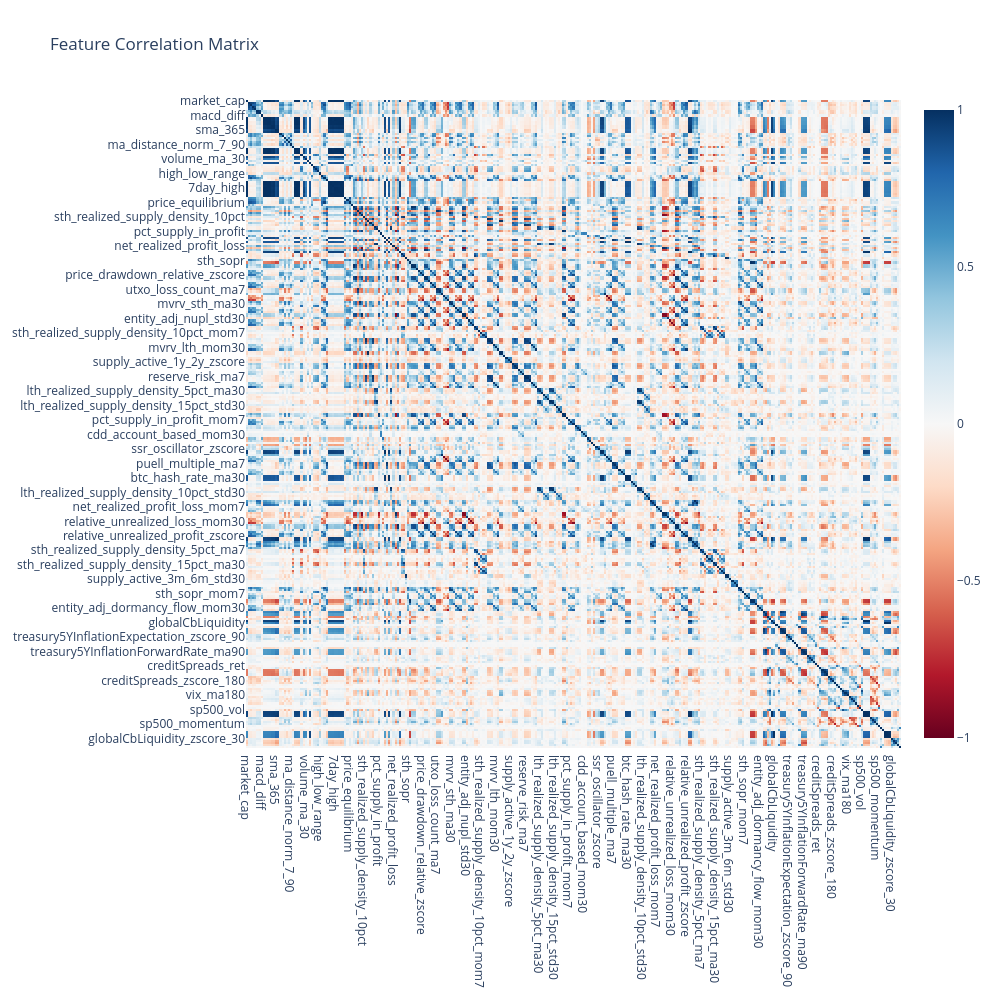

Notebook code for this chart:
### Code cell
# Load data and generate features as usual
model = RegimeSwitchModel('bitcoin', strategy='long-short', train_pct=0.8)
data = model.load_data()
features = model.generate_all_features()

### Figure 1 — Plotly figure (JSON) as saved in the notebook; plotly's stock layout.template omitted (floating-point values rounded to 4 significant figures; data arrays with more than 128 entries replaced by an {"elided": "..."} marker saying what was removed)
{"data": [{"colorscale": [[0, "rgb(103,0,31)"], [0.1, "rgb(178,24,43)"], [0.2, "rgb(214,96,77)"], [0.3, "rgb(244,165,130)"], [0.4, "rgb(253,219,199)"], [0.5, "rgb(247,247,247)"], [0.6, "rgb(209,229,240)"], [0.7, "rgb(146,197,222)"], [0.8, "rgb(67,147,195)"], [0.9, "rgb(33,102,172)"], [1, "rgb(5,48,97)"]], "hoverongaps": false, "text": {"elided": "313x313 float values"}, "type": "heatmap", "x": {"elided": "313 str values"}, "y": {"elided": "313 str values"}, "z": {"elided": "313x313 float values"}, "zmid": 0}], "layout": {"height": 1000, "title": {"text": "Feature Correlation Matrix"}, "width": 1000, "xaxis": {"showgrid": false}, "yaxis": {"autorange": "reversed", "showgrid": false}}}
